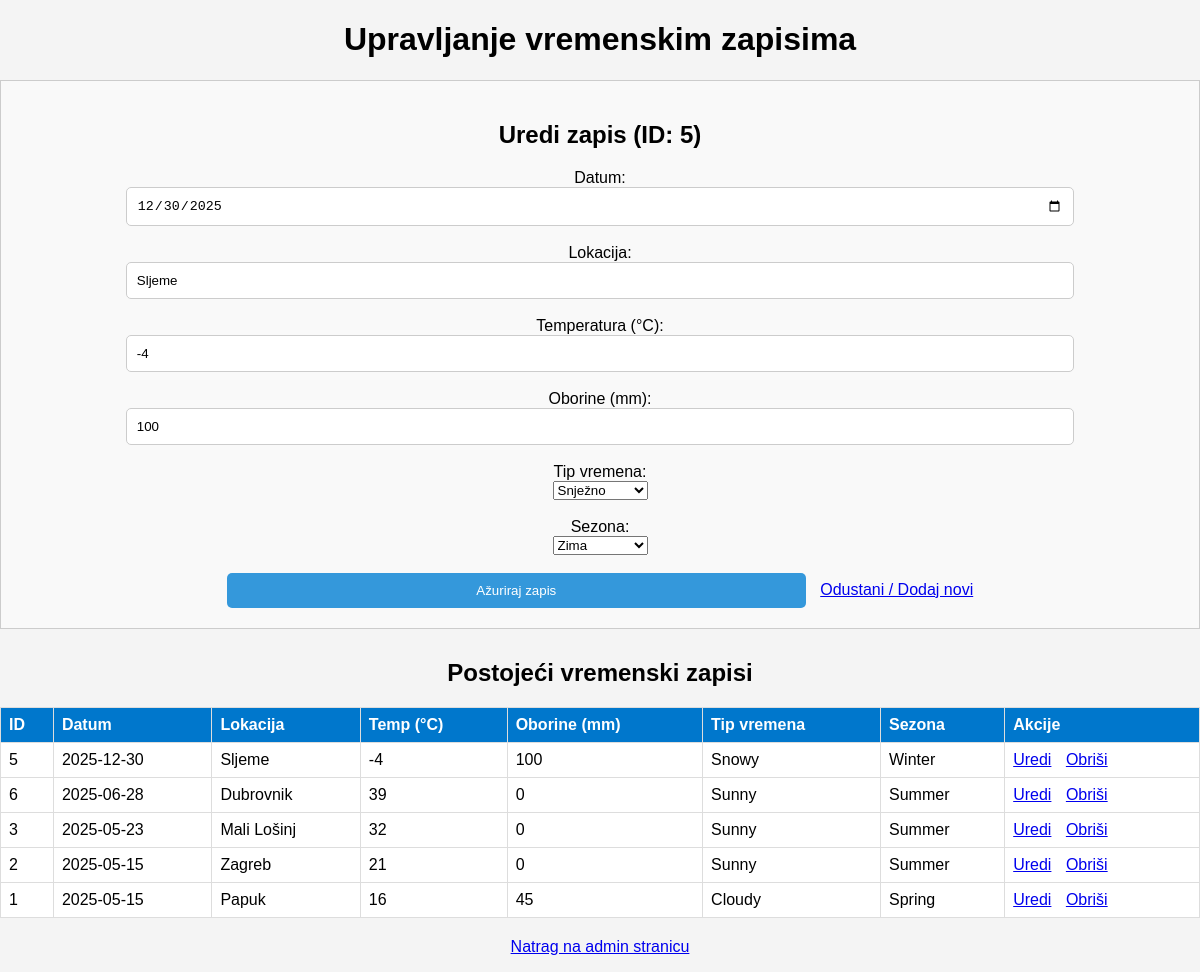
/weather_input.php?action=edit&id=5 (signed in), run on the app's committed database.
### tables this page shows
CREATE TABLE `weather_data` (
  `ID` int(11) NOT NULL,
  `location` varchar(100) NOT NULL,
  `date` date NOT NULL,
  `temperature` decimal(10,0) NOT NULL,
  `precipitation` decimal(10,0) NOT NULL,
  `weather_type` enum('Sunny','Rainy','Snowy','Cloudy') NOT NULL,
  `season` enum('Spring','Summer','Autumn','Winter') NOT NULL
);

### weather_input.php (the view, shortened to what this page needs)
<?php
require_once 'includes/db.php';
$greska = '';
$action = $_GET['action'] ?? 'list';
$record_id = isset($_GET['id']) && is_numeric($_GET['id']) ? (int)$_GET['id'] : null;
$form_mode = 'add';
$current_record = [
    'id' => null,
    'date' => '',
    'location' => '',
    'temperature' => '',
    'precipitation' => '',
    'weather_type' => '',
    'season' => ''
];
if ($action === 'edit' && $record_id && $_SERVER['REQUEST_METHOD'] !== 'POST') {
    $stmt_fetch = mysqli_prepare($conn, "SELECT id, date, location, temperature, precipitation, weather_type, season FROM weather_data WHERE id = ?");
    mysqli_stmt_bind_param($stmt_fetch, "i", $record_id);
    mysqli_stmt_execute($stmt_fetch);
    $result_fetch = mysqli_stmt_get_result($stmt_fetch);
    $fetched_data = mysqli_fetch_assoc($result_fetch);
    if ($fetched_data) {
        $current_record = $fetched_data;
        $form_mode = 'edit';
    } else {
        $greska = "Zapis s ID " . htmlspecialchars($record_id) . " nije pronađen.";
        $action = 'list';
        $form_mode = 'add';
    }
} elseif ($action === 'add_form') {
    $form_mode = 'add';
}
$records = [];
$sql_list = "SELECT id, date, location, temperature, precipitation, weather_type, season FROM weather_data ORDER BY date DESC, id DESC";
$result_list = mysqli_query($conn, $sql_list);
if ($result_list) {
    while ($row = mysqli_fetch_assoc($result_list)) {
        $records[] = $row;
    }
} else {
    $greska .= (empty($greska) ? '' : ' ') . "Greška pri dohvaćanju zapisa za listu: " . mysqli_error($conn);
}
?>
<!DOCTYPE html>
<html>
<head>
    <link rel="stylesheet" href="style.css">
</head>
<body>
<h1>Upravljanje vremenskim zapisima</h1>
<?php if ($form_mode === 'add' || $form_mode === 'edit'): ?>
<div class="form-section">
    <h2><?php echo ($form_mode === 'edit') ? 'Uredi zapis (ID: ' . htmlspecialchars($current_record['id']) . ')' : 'Novi vremenski zapis'; ?></h2>
    <form method="POST" action="weather_input.php<?php echo ($form_mode === 'edit' && $current_record['id']) ? '?action=edit&id=' . htmlspecialchars($current_record['id']) : ''; ?>">
        <label>Datum:</label><br>
        <input type="date" name="date" value="<?php echo htmlspecialchars($current_record['date']); ?>" required><br><br>
        <label>Lokacija:</label><br>
        <input type="text" name="location" value="<?php echo htmlspecialchars($current_record['location']); ?>" required><br><br>
        <label>Temperatura (°C):</label><br>
        <input type="number" step="0.1" name="temperature" value="<?php echo htmlspecialchars($current_record['temperature']); ?>" required><br><br>
        <label>Oborine (mm):</label><br>
        <input type="number" step="0.1" name="precipitation" value="<?php echo htmlspecialchars($current_record['precipitation']); ?>" required><br><br>
        <label>Tip vremena:</label><br>
        <select name="weather_type" required>
            <option value="Snowy" <?php echo ($current_record['weather_type'] == 'Snowy') ? 'selected' : ''; ?>>Snježno</option>
        </select><br><br>
        <label>Sezona:</label><br>
        <select name="season" required>
            <option value="Winter" <?php echo ($current_record['season'] == 'Winter') ? 'selected' : ''; ?>>Zima</option>
        </select><br><br>
        <button type="submit"><?php echo ($form_mode === 'edit') ? 'Ažuriraj zapis' : 'Spremi zapis'; ?></button>
        <?php if ($form_mode === 'edit'): ?>
            <a href="weather_input.php" style="margin-left: 10px;">Odustani / Dodaj novi</a>
        <?php endif; ?>
    </form>
</div>
<?php endif; ?>
<h2>Postojeći vremenski zapisi</h2>
<table>
    <thead>
        <tr>
            <th>ID</th>
            <th>Datum</th>
            <th>Lokacija</th>
            <th>Temp (°C)</th>
            <th>Oborine (mm)</th>
            <th>Tip vremena</th>
            <th>Sezona</th>
            <th>Akcije</th>
        </tr>
    </thead>
    <tbody>
        <?php if (empty($records)): ?>
            <tr>
                <td colspan="8">Nema unesenih zapisa.</td>
            </tr>
        <?php else: ?>
            <?php foreach ($records as $rec): ?>
                <tr>
                    <td><?php echo htmlspecialchars($rec['id']); ?></td>
                    <td><?php echo htmlspecialchars($rec['date']); ?></td>
                    <td><?php echo htmlspecialchars($rec['location']); ?></td>
                    <td><?php echo htmlspecialchars($rec['temperature']); ?></td>
                    <td><?php echo htmlspecialchars($rec['precipitation']); ?></td>
                    <td><?php echo htmlspecialchars($rec['weather_type']); ?></td>
                    <td><?php echo htmlspecialchars($rec['season']); ?></td>
                    <td class="action-links">
                        <a href="weather_input.php?action=edit&id=<?php echo $rec['id']; ?>">Uredi</a>
                        <a href="weather_input.php?action=delete&id=<?php echo $rec['id']; ?>" onclick="return confirm('Jeste li sigurni da želite obrisati ovaj zapis?');">Obriši</a>
                    </td>
                </tr>
            <?php endforeach; ?>
        <?php endif; ?>
    </tbody>
</table>
<p><a href="admin.php">Natrag na admin stranicu</a></p>
</body>
</html>

### style.css (style rules this page uses)
body { font-family: Arial, sans-serif; margin: 0; padding: 0; background-color: #f4f4f4; text-align: center; }
table { width: 90%; margin: 0 auto; border-collapse: collapse; background: white; }
th, td { padding: 10px; border: 1px solid #ddd; text-align: center; }
th { background: #0077cc; color: white; }
input, button { width: 80%; padding: 10px; border: 1px solid #ccc; border-radius: 5px; }
button { background-color: #3498db; color: white; border: none; cursor: pointer; width: 50%; }

### weather_input.php (style rules this page uses)
table { width: 100%; border-collapse: collapse; margin-top: 20px; margin-bottom: 20px; }
th, td { border: 1px solid #ddd; padding: 8px; text-align: left; }
.action-links a { margin-right: 10px; }
.form-section { margin-bottom: 30px; padding: 20px; border: 1px solid #ccc; background-color:#f9f9f9; }

### data on the page
weather_data: ID "5", date "12/30/2025", location "Sljeme", temperature "-4", precipitation "100", weather_type "Snježno", season "Zima", date "2025-12-30", weather_type "Snowy", season "Winter"
weather_data: ID "6", date "2025-06-28", location "Dubrovnik", temperature "39", precipitation "0", weather_type "Sunny", season "Summer"
weather_data: ID "3", date "2025-05-23", location "Mali Lošinj", temperature "32", precipitation "0", weather_type "Sunny", season "Summer"
weather_data: ID "2", date "2025-05-15", location "Zagreb", temperature "21", precipitation "0", weather_type "Sunny", season "Summer"
weather_data: ID "1", date "2025-05-15", location "Papuk", temperature "16", precipitation "45", weather_type "Cloudy", season "Spring"
